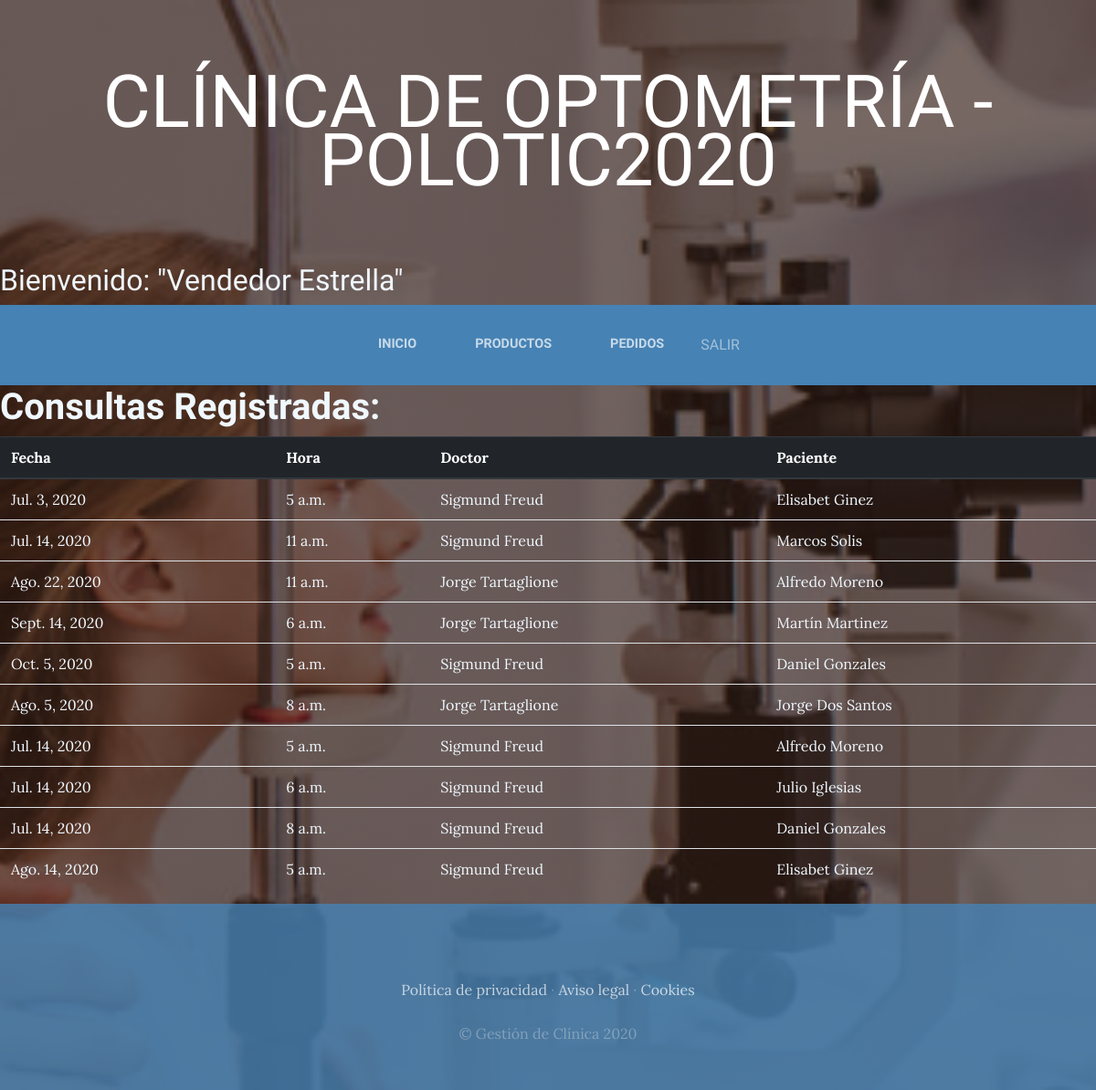
The app's page /consultation/ (signed in) with its own data.
### Pacientes/models.py (models this page shows, shortened)
class Consultations(models.Model):
    date = models.DateField(null=False)
    time = models.TimeField(null=False)
    doctor = models.ForeignKey(Doctors, on_delete=models.CASCADE)
    patient = models.ForeignKey(Patients, on_delete=models.CASCADE)
    attended = models.BooleanField(default=False)
    created = models.DateTimeField(auto_now_add=True)
    edited = models.DateTimeField(auto_now=True)

class Doctors(models.Model):
    first_name = models.CharField(max_length=20)
    last_name = models.CharField(max_length=20)
    patients = models.ManyToManyField(Patients)
    created = models.DateTimeField(auto_now_add=True)
    edited = models.DateTimeField(auto_now=True)
    def __str__(self):
        return '{} {}'.format(self.first_name, self.last_name)

class Patients(models.Model):
    first_name = models.CharField(max_length=20)
    last_name = models.CharField(max_length=20)
    dni = models.CharField(max_length=8)
    email = models.EmailField()
    medical_history = models.TextField()
    created = models.DateTimeField(auto_now_add=True)
    edited = models.DateTimeField(auto_now=True)
    class Meta:
        ordering = ["last_name"]
    def __str__(self):
        return '{} {}'.format(self.first_name, self.last_name)

### Pacientes/views.py (the view)
# urls.py: path('consultation/', login_required(views.Consultation_list.as_view()),
class Consultation_list(ListView):
    model = Consultations
    template_name = 'Pacientes/consultations.html'
    context_object_name = 'consultations'

### Pacientes/templatetags/user_tags.py (called while the page is built)
@register.filter('has_group')
def has_group(user, group_name):
    groups = user.groups.all().values_list('name', flat=True)
    return True if group_name in groups else False

### Pacientes/templates/Pacientes/consultations.html (shortened to what this page needs)
{% extends "Pacientes/header.html" %}
{% load user_tags %}
{% block content %}
    <h1 style="color:aliceblue"><strong>Consultas Registradas:</strong>
    </h1>
     <table class="table" style="color:aliceblue">
        {% if consultations%}
        <thead class="thead-dark">
        <tr>
          <th>Fecha</th>
          <th>Hora</th>
          <th>Doctor</th>
          <th>Paciente</th>
        </tr>
      </thead>
        {% for consultation in consultations %}
        <tr>
          <td>{{consultation.date}}</td>
          <td>{{consultation.time}}</td>
          <td>{{consultation.doctor}}</td>
          <td>{{consultation.patient}}</td>
        </tr>
        {% endfor %}
        {% else %}
            <h2 style="color:aliceblue">No hay consultas...</h2>
        {% endif %}
      </table>
{% endblock %}

### Pacientes/templates/Pacientes/header.html (shortened to what this page needs)
<html>
  <head>
      {% load static %}
      {% load user_tags %}
      <link href="{% static '/vendor/bootstrap/css/bootstrap.min.css' %}" rel="stylesheet">
      <link href="{% static '/css/patients.css' %}" rel="stylesheet">
  </head>
  <body>
      <h1 class="site-heading text-center text-white d-none d-lg-block">
          <span class="site-heading-lower">Clínica de Optometría - PoloTIC2020</span>
        </h1>
        <h2 style="color:aliceblue">
          <span class="site-heading-lower">Bienvenido: "{{user.first_name.title }} {{user.last_name.title }}"</span>
        </h2>
 <nav class="navbar navbar-expand-lg navbar-dark py-lg-4" id="mainNav">
    <div class="container">
      <div class="collapse navbar-collapse" id="navbarResponsive">
        <ul class="navbar-nav mx-auto">
          <li class="nav-item {% if request.path == 'index' %}active{% endif %} px-lg-4">
            <a class="nav-link text-uppercase text-expanded" href="{% url 'index' %}">Inicio</a>
          </li>
          {% if request.user|has_group:"VEN" or request.user|has_group:"GER"%}
          <li class="nav-item {% if request.path == 'product' %}active{% endif %} px-lg-4">
            <a class="nav-link text-uppercase text-expanded" href="{% url 'product' %}">Productos</a>
          </li>
          <li class="nav-item {% if request.path == 'order' %}active{% endif %} px-lg-4">
            <a class="nav-link text-uppercase text-expanded" href="{% url 'order' %}">Pedidos</a>
          </li>
          {% endif %}
          <li>
            <a class="nav-link text-uppercase text-expanded" href="{% url 'logout' %}">Salir</a>
          </li>
        </ul>
      </div>
    </div>
  </nav>
    {% block content %}
    {% endblock %}
      <footer class="footer text-faded text-center py-5">
        <div class="container">
          <p class="m-0 mbt">
            <a href="{% url 'default' %}" class="link">Política de privacidad</a> ·
            <a href="{% url 'default' %}" class="link">Aviso legal</a> ·
            <a href="{% url 'default' %}" class="link">Cookies</a>
      </p>
          <p class="m-0 mbt1">&copy; Gestión de Clínica 2020</p>
        </div>
    </footer>
  </body>
  </html>

### static/css/patients.css (style rules this page uses)
body { font-family: 'Lora'; background: linear-gradient(rgba(47, 23, 15, 0.65), rgba(47, 23, 15, 0.65)), url("../img/bg_main.jpg"); background-attachment: fixed; background-position: center; background-size: cover; }
h1, h2, h3, h4, h5, h6 { font-family: 'Raleway'; }
p { line-height: 1.75; }
.text-faded { color: rgba(255, 255, 255, 0.3); }
.site-heading { margin-top: 5rem; margin-bottom: 5rem; text-transform: uppercase; line-height: 1; font-family: 'Raleway'; }
.site-heading .site-heading-lower { font-size: 5rem; font-weight: 100; line-height: 4rem; }
#mainNav { background-color: rgba(70, 130, 180); font-family: 'Raleway'; }
#mainNav .navbar-nav .nav-item .nav-link { color: rgba(255, 255, 255, 0.7); font-weight: 800; }
@media (min-width: 992px) { #mainNav .navbar-nav .nav-item .nav-link { font-size: 0.9rem; } }
.footer { background-color: rgba(70, 130, 180, 0.8); }
.mbt { padding-top: 2rem; }
.mbt1 { padding-top: 1.25rem; }
a.link { color: rgba(255, 255, 255, 0.7); }

### records on screen
Consultations: date "Jul. 3, 2020", time "5 a.m.", doctor "Sigmund Freud", patient "Elisabet Ginez"
Consultations: date "Jul. 14, 2020", time "11 a.m.", doctor "Sigmund Freud", patient "Marcos Solis"
Consultations: date "Ago. 22, 2020", time "11 a.m.", doctor "Jorge Tartaglione", patient "Alfredo Moreno"
Consultations: date "Sept. 14, 2020", time "6 a.m.", doctor "Jorge Tartaglione", patient "Martín Martinez"
Consultations: date "Oct. 5, 2020", time "5 a.m.", doctor "Sigmund Freud", patient "Daniel Gonzales"
Consultations: date "Ago. 5, 2020", time "8 a.m.", doctor "Jorge Tartaglione", patient "Jorge Dos Santos"
Consultations: date "Jul. 14, 2020", time "5 a.m.", doctor "Sigmund Freud", patient "Alfredo Moreno"
Consultations: date "Jul. 14, 2020", time "6 a.m.", doctor "Sigmund Freud", patient "Julio Iglesias"
Consultations: date "Jul. 14, 2020", time "8 a.m.", doctor "Sigmund Freud", patient "Daniel Gonzales"
Consultations: date "Ago. 14, 2020", time "5 a.m.", doctor "Sigmund Freud", patient "Elisabet Ginez"

### other values on screen
{{ user.first_name.title }} "Vendedor"
{{ user.last_name.title }} "Estrella"
